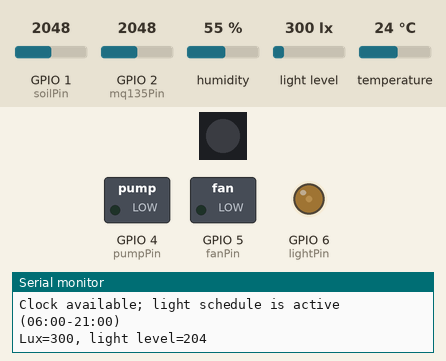
This program was run on a simulated ESP32-S3. Parts: 1 RGB LEDs in strip order, left to right, switched loads named in the program (green lamp = pin HIGH), output pins drawn as LEDs (lit = HIGH), the last lines printed to the serial monitor. Wiring (inferred from the names in the program): BH1750 light sensor at I2C address 0x23. The inputs (shaded band) are chosen by the test bench; at power-on: humidity 55 %, GPIO 1 (soilPin) = 2048, GPIO 2 (mq135Pin) = 2048, light level 300 lx, temperature 24 °C (analog values on the 0–4095 scale). WiFi joins after 1.5 s; servers stay silent unless stated; the local clock reads 2024-03-15 10:24:30 at power-on unless the program sets it.

Above: at 1.2 s.
1.3 s: humidity set to 58 %
9.5 s: humidity set to 61 %
At 12.15 s:
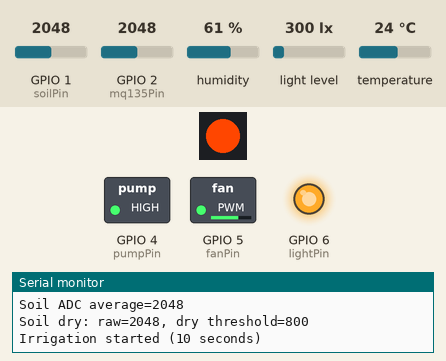
14.5 s: GPIO 1 (soilPin) set to 122
At 21.05 s:
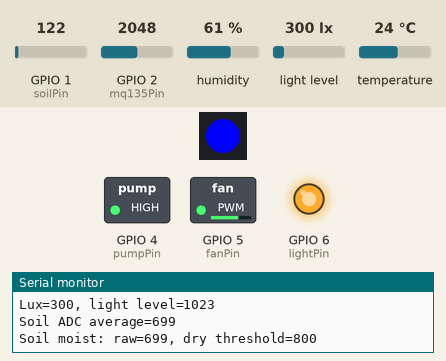
22.7 s: GPIO 2 (mq135Pin) set to 2929
25.8 s: GPIO 2 (mq135Pin) set to 3028
At 28.2 s:
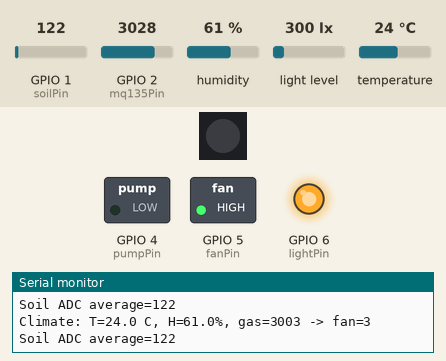
28.7 s: GPIO 1 (soilPin) set to 2866
At 33.15 s:
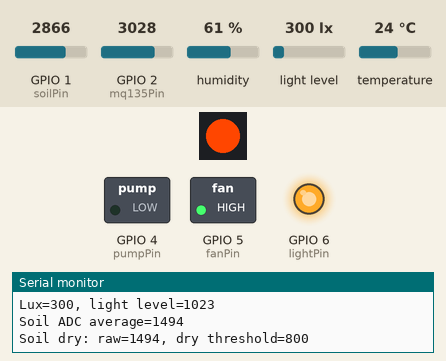
Timing chart, 0 to 37.9 s (numbered marks = the images above; inputs shaded):
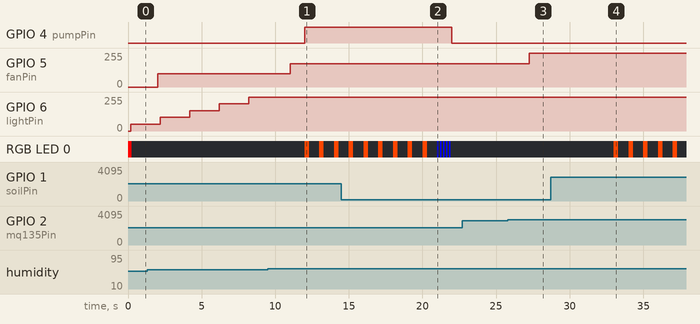

Measured:
- the behaviour switches between 59 and 60 % on humidity (found by bisection; images 0 and 1)
- the behaviour switches between 2999 and 3000 on GPIO 2 (mq135Pin) (found by bisection; images 2 and 3)
- after the input at 9.5 s, GPIO 5 (fanPin): 100/255 → 174/255 after 1.5 s
- after the input at 25.8 s, GPIO 5 (fanPin): 174/255 → 255/255 after 1.5 s
- after the input at 28.7 s, RGB LED 0: alternates RGB(255, 70, 0) for 0.30 s and off for 0.70 s, starting after 4.3 s

The program:

main.cpp
```cpp
#include <Arduino.h>
#include <Adafruit_NeoPixel.h>
#include <DHT.h>
#include <WiFi.h>
#include <Wire.h>
#include <math.h>
#include <time.h>

namespace config
{
  constexpr char wifiSsid[] = "YOUR_WIFI_SSID";
  constexpr char wifiPassword[] = "YOUR_WIFI_PASSWORD";
  constexpr char ntpServer[] = "ntp.time.ir";
  constexpr char timezone[] = "IRST-3:30";
  constexpr uint32_t serialBaudRate = 115200;

  constexpr uint8_t dhtPin = 7;
  constexpr uint8_t mq135Pin = 2;
  constexpr uint8_t soilPin = 1;
  constexpr uint8_t fanPin = 5;
  constexpr uint8_t lightPin = 6;
  constexpr uint8_t pumpPin = 4;
  constexpr uint8_t bh1750SdaPin = 8;
  constexpr uint8_t bh1750SclPin = 9;
  constexpr uint8_t indicatorPin = 48;
}

namespace indicator
{
  enum class Event : uint8_t
  {
    WifiDisconnected,
    TimeNotSynced,
    SoilDry,
    PumpActive,
    Critical
  };

  struct Pattern
  {
    uint8_t red;
    uint8_t green;
    uint8_t blue;
    uint32_t onMs;
    uint32_t offMs;
  };

  Adafruit_NeoPixel pixel(1, config::indicatorPin, NEO_GRB + NEO_KHZ800);
  bool events[5]{};
  int activePattern{-1};
  bool isOn{};
  uint32_t phaseStartedAt{};

  void setEvent(Event event, bool active)
  {
    events[static_cast<uint8_t>(event)] = active;
  }

  Pattern getPattern(int &patternId)
  {
    if (events[static_cast<uint8_t>(Event::Critical)])
    {
      patternId = 4;
      return {255, 0, 0, 100, 100};
    }
    if (events[static_cast<uint8_t>(Event::WifiDisconnected)])
    {
      patternId = 0;
      return {255, 0, 0, 250, 1750};
    }
    if (events[static_cast<uint8_t>(Event::TimeNotSynced)])
    {
      patternId = 1;
      return {255, 150, 0, 250, 1750};
    }
    if (events[static_cast<uint8_t>(Event::SoilDry)])
    {
      patternId = 2;
      return {255, 70, 0, 300, 700};
    }
    if (events[static_cast<uint8_t>(Event::PumpActive)])
    {
      patternId = 3;
      return {0, 0, 255, 100, 100};
    }
    patternId = -1;
    return {0, 0, 0, 100, 1900};
  }

  void show(const Pattern &pattern)
  {
    pixel.setPixelColor(0, pixel.Color(pattern.red, pattern.green, pattern.blue));
    pixel.show();
  }

  void init()
  {
    pixel.begin();
    pixel.setBrightness(255);
    pixel.clear();
    pixel.show();
  }

  void update()
  {
    int patternId;
    const Pattern pattern = getPattern(patternId);
    const uint32_t now = millis();
    if (patternId != activePattern)
    {
      activePattern = patternId;
      isOn = true;
      phaseStartedAt = now;
      show(pattern);
      return;
    }

    const uint32_t phaseDuration = isOn ? pattern.onMs : pattern.offMs;
    if (now - phaseStartedAt >= phaseDuration)
    {
      isOn = !isOn;
      phaseStartedAt = now;
      if (isOn)
      {
        show(pattern);
      }
      else
      {
        pixel.clear();
        pixel.show();
      }
    }
  }
}

namespace wifi
{
  constexpr uint32_t checkIntervalMs = 1000;
  constexpr time_t minimumValidEpoch = 1600000000;
  bool connected{};
  bool attemptStarted{};
  uint8_t backoffStep{};
  uint32_t nextAttemptAt{};
  uint32_t lastCheckAt{};

  void init()
  {
    WiFi.mode(WIFI_STA);
    WiFi.setSleep(false);
    WiFi.setAutoReconnect(false);
    WiFi.begin(config::wifiSsid, config::wifiPassword);
    attemptStarted = true;
    nextAttemptAt = millis() + 1000;
    backoffStep = 1;
  }

  bool hasValidTime()
  {
    return time(nullptr) >= minimumValidEpoch;
  }

  void update()
  {
    const uint32_t now = millis();
    if (now - lastCheckAt < checkIntervalMs)
    {
      return;
    }
    lastCheckAt = now;

    if (WiFi.status() == WL_CONNECTED)
    {
      if (!connected)
      {
        connected = true;
        backoffStep = 0;
        Serial.print("Wi-Fi connected, IP: ");
        Serial.println(WiFi.localIP());
        indicator::setEvent(indicator::Event::WifiDisconnected, false);
        configTzTime(config::timezone, config::ntpServer);
      }
      if (hasValidTime())
      {
        indicator::setEvent(indicator::Event::TimeNotSynced, false);
      }
      else
      {
        indicator::setEvent(indicator::Event::TimeNotSynced, true);
      }
      return;
    }

    if (connected)
    {
      connected = false;
      attemptStarted = false;
      backoffStep = 0;
      nextAttemptAt = now + 1000;
      Serial.println("Wi-Fi disconnected");
      indicator::setEvent(indicator::Event::WifiDisconnected, true);
    }

    if (!attemptStarted || now >= nextAttemptAt)
    {
      const uint32_t delayMs = 1000U << (backoffStep < 5 ? backoffStep : 5);
      Serial.printf("Starting Wi-Fi reconnect; next retry in %lu ms\n",
                    static_cast<unsigned long>(delayMs));
      WiFi.disconnect();
      WiFi.begin(config::wifiSsid, config::wifiPassword);
      attemptStarted = true;
      nextAttemptAt = now + delayMs;
      if (backoffStep < 5)
      {
        backoffStep++;
      }
    }
  }
}

namespace mq135
{
  constexpr uint8_t sampleCount = 20;
  constexpr uint32_t samplePeriodMs = 100;
  uint16_t samples[sampleCount]{};
  uint32_t sum{};
  uint8_t sampleIndex{};
  uint8_t samplesCollected{};
  uint32_t lastSampleAt{};
  int averageRaw{};

  void init()
  {
    pinMode(config::mq135Pin, INPUT);
    analogReadResolution(12);
    analogSetPinAttenuation(config::mq135Pin, ADC_11db);
  }

  void update()
  {
    const uint32_t now = millis();
    if (now - lastSampleAt < samplePeriodMs)
    {
      return;
    }
    lastSampleAt = now;
    const uint16_t sample = static_cast<uint16_t>(analogRead(config::mq135Pin));
    if (samplesCollected == sampleCount)
    {
      sum -= samples[sampleIndex];
    }
    else
    {
      samplesCollected++;
    }
    samples[sampleIndex] = sample;
    sum += sample;
    sampleIndex = static_cast<uint8_t>((sampleIndex + 1) % sampleCount);
    averageRaw = static_cast<int>(sum / samplesCollected);
  }
}

namespace dht22
{
  constexpr uint32_t readIntervalMs = 3000;
  constexpr uint32_t powerUpDelayMs = 2000;
  constexpr uint8_t maximumRetries = 3;
  constexpr uint32_t retryGapMs = 100;
  constexpr uint32_t failureWarningInterval = 5;
  DHT sensor(config::dhtPin, DHT22);
  uint32_t nextReadAt{};
  uint32_t consecutiveFailures{};
  float temperature{NAN};
  float humidity{NAN};
  uint32_t lastSuccessfulReadAt{};
  bool hasReading{};

  void init()
  {
    sensor.begin(40);
    nextReadAt = millis() + powerUpDelayMs;
  }

  void recordFailure()
  {
    consecutiveFailures++;
    if (consecutiveFailures % failureWarningInterval == 0)
    {
      Serial.printf("DHT22 read failed %lu times in a row\n",
                    static_cast<unsigned long>(consecutiveFailures));
    }
  }

  void update()
  {
    if (static_cast<int32_t>(millis() - nextReadAt) < 0)
    {
      return;
    }

    bool readSucceeded = false;
    for (uint8_t attempt = 0; attempt < maximumRetries; ++attempt)
    {
      if (sensor.read(attempt > 0))
      {
        readSucceeded = true;
        break;
      }
      if (attempt + 1 < maximumRetries)
      {
        delay(retryGapMs);
      }
    }
    nextReadAt = millis() + readIntervalMs;
    if (!readSucceeded)
    {
      recordFailure();
      return;
    }

    const float nextHumidity = sensor.readHumidity();
    const float nextTemperature = sensor.readTemperature();
    if (!isfinite(nextTemperature) || !isfinite(nextHumidity) ||
        nextHumidity < 0.0f || nextHumidity > 100.0f ||
        nextTemperature < -40.0f || nextTemperature > 80.0f)
    {
      recordFailure();
      return;
    }

    temperature = nextTemperature;
    humidity = nextHumidity;
    lastSuccessfulReadAt = millis();
    hasReading = true;
    consecutiveFailures = 0;
    Serial.printf("DHT22: temperature=%.1f C, humidity=%.1f%%\n",
                  temperature, humidity);
  }
}

namespace soil
{
  constexpr uint8_t averageCount = 10;
  constexpr uint32_t samplePeriodMs = 1000;
  uint16_t samples[averageCount]{};
  uint32_t sum{};
  uint8_t sampleIndex{};
  uint8_t samplesCollected{};
  uint32_t lastSampleAt{};
  int averageRaw{};
  bool hasAverage{};

  void init()
  {
    pinMode(config::soilPin, INPUT_PULLDOWN);
    analogReadResolution(12);
    analogSetPinAttenuation(config::soilPin, ADC_11db);
  }

  void update()
  {
    const uint32_t now = millis();
    if (now - lastSampleAt < samplePeriodMs)
    {
      return;
    }
    lastSampleAt = now;
    const uint16_t sample = static_cast<uint16_t>(analogRead(config::soilPin));
    if (samplesCollected == averageCount)
    {
      sum -= samples[sampleIndex];
    }
    else
    {
      samplesCollected++;
    }
    samples[sampleIndex] = sample;
    sum += sample;
    sampleIndex = static_cast<uint8_t>((sampleIndex + 1) % averageCount);
    averageRaw = static_cast<int>(sum / samplesCollected);
    if (samplesCollected == averageCount)
    {
      hasAverage = true;
    }
  }
}

namespace fan
{
  enum class Speed : uint8_t
  {
    Off,
    Low,
    Medium,
    High
  };

  constexpr uint32_t pwmFrequencyHz = 25000;
  constexpr uint8_t pwmResolutionBits = 10;
  constexpr uint16_t dutyOff = 0;
  constexpr uint16_t dutyLow = 400;
  constexpr uint16_t dutyMedium = 700;
  constexpr uint16_t dutyHigh = 1023;
  constexpr int temperatureThresholds[3] = {260, 270, 280};
  constexpr int humidityThresholds[3] = {55, 60, 65};
  constexpr int gasThresholds[3] = {1800, 2400, 3000};
  constexpr int temperatureHysteresis = 5;
  constexpr int humidityHysteresis = 2;
  constexpr int gasHysteresis = 150;
  constexpr uint32_t staleWarningMs = 15000;

  int temperatureLevel{};
  int humidityLevel{};
  int gasLevel{};
  Speed appliedSpeed{Speed::Off};
  uint32_t lastValidDhtAt{};
  uint32_t lastStaleWarningAt{};
  bool initialized{};

  int levelOf(int current, const int (&thresholds)[3], int hysteresis, int heldLevel)
  {
    int level = 0;
    for (int index = 0; index < 3; ++index)
    {
      if (current >= thresholds[index])
      {
        level = index + 1;
      }
    }
    if (level < heldLevel && current >= thresholds[heldLevel - 1] - hysteresis)
    {
      level = heldLevel;
    }
    return level;
  }

  uint16_t dutyFor(Speed speed)
  {
    switch (speed)
    {
    case Speed::Low:
      return dutyLow;
    case Speed::Medium:
      return dutyMedium;
    case Speed::High:
      return dutyHigh;
    case Speed::Off:
    default:
      return dutyOff;
    }
  }

  void init()
  {
    pinMode(config::fanPin, OUTPUT);
    if (!ledcAttach(config::fanPin, pwmFrequencyHz, pwmResolutionBits))
    {
      indicator::setEvent(indicator::Event::Critical, true);
      Serial.println("Fan PWM initialization failed");
      return;
    }
    initialized = true;
    ledcWrite(config::fanPin, dutyOff);
  }

  void update()
  {
    if (!initialized)
    {
      return;
    }
    if (dht22::hasReading)
    {
      lastValidDhtAt = dht22::lastSuccessfulReadAt;
    }
    if (!dht22::hasReading || mq135::samplesCollected == 0)
    {
      return;
    }

    const uint32_t now = millis();
    if (now - lastValidDhtAt > staleWarningMs &&
        now - lastStaleWarningAt >= staleWarningMs)
    {
      lastStaleWarningAt = now;
      Serial.println("Warning: no valid DHT22 reading recently; holding fan control from last valid values");
    }

    temperatureLevel = levelOf(static_cast<int>(dht22::temperature * 10.0f),
                               temperatureThresholds, temperatureHysteresis, temperatureLevel);
    humidityLevel = levelOf(static_cast<int>(dht22::humidity + 0.5f),
                            humidityThresholds, humidityHysteresis, humidityLevel);
    gasLevel = levelOf(mq135::averageRaw, gasThresholds, gasHysteresis, gasLevel);
    const int temperatureHumidityLevel = temperatureLevel > humidityLevel
                         ? temperatureLevel
                         : humidityLevel;
    const int highestLevel = temperatureHumidityLevel > gasLevel
                   ? temperatureHumidityLevel
                   : gasLevel;
    const Speed requestedSpeed = static_cast<Speed>(highestLevel);
    if (requestedSpeed != appliedSpeed)
    {
      ledcWrite(config::fanPin, dutyFor(requestedSpeed));
      appliedSpeed = requestedSpeed;
      Serial.printf("Climate: T=%.1f C, H=%.1f%%, gas=%d -> fan=%u\n",
                    dht22::temperature, dht22::humidity, mq135::averageRaw,
                    static_cast<unsigned>(requestedSpeed));
    }
  }
}

namespace pump
{
  constexpr uint32_t pulseDurationMs = 10000;
  bool running{};
  uint32_t startedAt{};

  void init()
  {
    pinMode(config::pumpPin, OUTPUT);
    digitalWrite(config::pumpPin, LOW);
  }

  bool startPulse()
  {
    if (running)
    {
      return false;
    }
    digitalWrite(config::pumpPin, HIGH);
    running = true;
    startedAt = millis();
    indicator::setEvent(indicator::Event::PumpActive, true);
    Serial.println("Irrigation started (10 seconds)");
    return true;
  }

  bool update()
  {
    if (running && millis() - startedAt >= pulseDurationMs)
    {
      digitalWrite(config::pumpPin, LOW);
      running = false;
      indicator::setEvent(indicator::Event::PumpActive, false);
      Serial.println("Irrigation pulse finished");
      return true;
    }
    return false;
  }
}

namespace irrigation
{
  constexpr int dryThreshold = 800;
  constexpr uint8_t requiredDryReadings = 3;
  constexpr uint32_t cooldownMs = 15UL * 60 * 1000;
  uint8_t consecutiveDryReadings{};
  uint32_t cooldownStartedAt{};
  bool cooldownActive{};

  void update()
  {
    if (pump::update())
    {
      cooldownActive = true;
      cooldownStartedAt = millis();
      Serial.println("Irrigation cooldown started");
    }
    if (!soil::hasAverage)
    {
      return;
    }

    static int lastProcessedAverage = -1;
    static uint32_t lastSoilUpdateAt{};
    if (soil::averageRaw == lastProcessedAverage &&
        millis() - lastSoilUpdateAt < 1000)
    {
      return;
    }
    lastProcessedAverage = soil::averageRaw;
    lastSoilUpdateAt = millis();
    Serial.printf("Soil ADC average=%d\n",
            soil::averageRaw);

    if (soil::averageRaw >= dryThreshold)
    {
      if (consecutiveDryReadings < requiredDryReadings)
      {
        consecutiveDryReadings++;
      }
    }
    else
    {
      consecutiveDryReadings = 0;
    }

    const bool soilIsDry = consecutiveDryReadings >= requiredDryReadings;
    static bool lastReportedDry{};
    if (soilIsDry != lastReportedDry)
    {
      Serial.printf("Soil %s: raw=%d, dry threshold=%d\n",
                    soilIsDry ? "dry" : "moist", soil::averageRaw, dryThreshold);
      lastReportedDry = soilIsDry;
    }
    indicator::setEvent(indicator::Event::SoilDry, soilIsDry);
    if (cooldownActive && millis() - cooldownStartedAt >= cooldownMs)
    {
      cooldownActive = false;
      Serial.println("Irrigation cooldown finished");
    }
    if (soilIsDry && !pump::running && !cooldownActive)
    {
      pump::startPulse();
    }
  }
}

namespace bh1750
{
  constexpr uint8_t address = 0x23;
  constexpr uint8_t powerOnCommand = 0x01;
  constexpr uint8_t continuousHighResolutionCommand = 0x10;
  constexpr uint32_t readIntervalMs = 2000;
  uint32_t lastReadAt{};
  bool initialized{};
  bool hasReading{};
  uint32_t readingCount{};
  float lux{};

  bool sendCommand(uint8_t command)
  {
    Wire.beginTransmission(address);
    Wire.write(command);
    return Wire.endTransmission() == 0;
  }

  void init()
  {
    Wire.begin(config::bh1750SdaPin, config::bh1750SclPin);
    Wire.setClock(100000);
    initialized = sendCommand(powerOnCommand) && sendCommand(continuousHighResolutionCommand);
    if (!initialized)
    {
      indicator::setEvent(indicator::Event::Critical, true);
      Serial.println("BH1750 initialization failed");
    }
    else
    {
      lastReadAt = millis() - 1800;
    }
  }

  bool read(float &reading)
  {
    if (Wire.requestFrom(address, static_cast<uint8_t>(2)) != 2)
    {
      return false;
    }
    const uint16_t rawValue = (static_cast<uint16_t>(Wire.read()) << 8) |
                              static_cast<uint16_t>(Wire.read());
    reading = rawValue / 1.2f;
    return true;
  }

  void update()
  {
    const uint32_t now = millis();
    if (!initialized || now - lastReadAt < readIntervalMs)
    {
      return;
    }
    lastReadAt = now;
    if (read(lux))
    {
      hasReading = true;
      readingCount++;
    }
    else
    {
      Serial.println("BH1750 read failed");
    }
  }
}

namespace lighting
{
  constexpr float targetLux = 4000.0f;
  constexpr int activeHourStart = 6;
  constexpr int activeHourEnd = 21;
  constexpr float deadbandRatio = 0.05f;
  constexpr float emaAlpha = 0.5f;
  constexpr float stepDivisor = 10.0f;
  constexpr int stepMinimum = 1;
  constexpr int stepMaximum = 204;
  constexpr int maximumLevel = 1023;
  constexpr uint32_t pwmFrequencyHz = 5000;
  constexpr uint8_t pwmResolutionBits = 10;
  int level{};
  float luxEma{-1.0f};
  bool hasTime{};
  bool initialized{};
  uint32_t lastProcessedReading{};

  void init()
  {
    pinMode(config::lightPin, OUTPUT);
    if (!ledcAttach(config::lightPin, pwmFrequencyHz, pwmResolutionBits))
    {
      indicator::setEvent(indicator::Event::Critical, true);
      Serial.println("Light PWM initialization failed");
      return;
    }
    initialized = true;
    ledcWrite(config::lightPin, 0);
  }

  void setLevel(int requestedLevel, float smoothedLux)
  {
    if (!initialized || requestedLevel == level)
    {
      return;
    }
    level = constrain(requestedLevel, 0, maximumLevel);
    ledcWrite(config::lightPin, static_cast<uint32_t>(level));
    Serial.printf("Lux=%.0f, light level=%d\n", smoothedLux, level);
  }

  void update()
  {
    if (!initialized)
    {
      return;
    }
    if (!bh1750::hasReading || lastProcessedReading == bh1750::readingCount)
    {
      return;
    }
    lastProcessedReading = bh1750::readingCount;
    const float lux = bh1750::lux;
    if (luxEma < 0.0f)
    {
      luxEma = lux;
    }
    else
    {
      luxEma += emaAlpha * (lux - luxEma);
    }

    struct tm localTime{};
    const bool timeAvailable = wifi::hasValidTime() && getLocalTime(&localTime, 0);
    if (timeAvailable != hasTime)
    {
      hasTime = timeAvailable;
      if (hasTime)
      {
        Serial.printf("Clock available; light schedule is active (%02d:00-%02d:00)\n",
                      activeHourStart, activeHourEnd);
      }
    }
    if (timeAvailable && (localTime.tm_hour < activeHourStart || localTime.tm_hour >= activeHourEnd))
    {
      setLevel(0, luxEma);
      return;
    }

    const float deadband = targetLux * deadbandRatio;
    if (luxEma > targetLux - deadband && luxEma < targetLux + deadband)
    {
      return;
    }
    int step = static_cast<int>(fabsf(luxEma - targetLux) / stepDivisor);
    step = constrain(step, stepMinimum, stepMaximum);
    int requestedLevel = level;
    if (luxEma < targetLux)
    {
      requestedLevel += step;
    }
    else
    {
      requestedLevel -= step;
    }
    setLevel(requestedLevel, luxEma);
  }
}

void setup()
{
  Serial.begin(config::serialBaudRate);
  indicator::init();
  indicator::setEvent(indicator::Event::WifiDisconnected, true);
  indicator::setEvent(indicator::Event::TimeNotSynced, true);
  wifi::init();
  mq135::init();
  dht22::init();
  soil::init();
  fan::init();
  pump::init();
  bh1750::init();
  lighting::init();
}

void loop()
{
  wifi::update();
  mq135::update();
  dht22::update();
  soil::update();
  irrigation::update();
  fan::update();
  bh1750::update();
  lighting::update();
  indicator::update();
}
```
